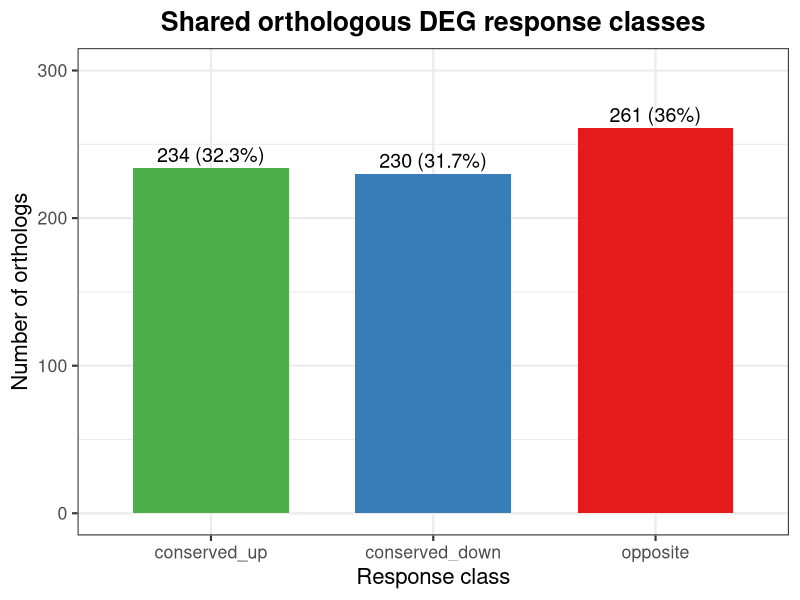
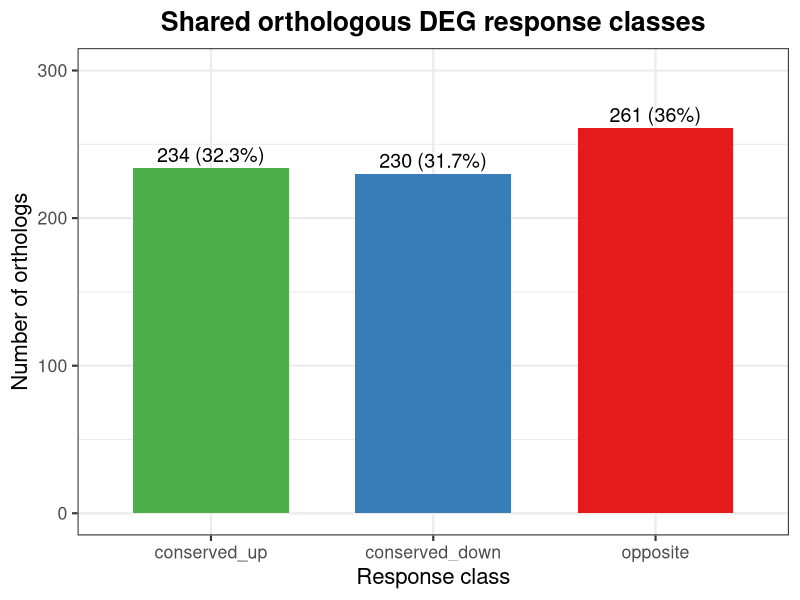
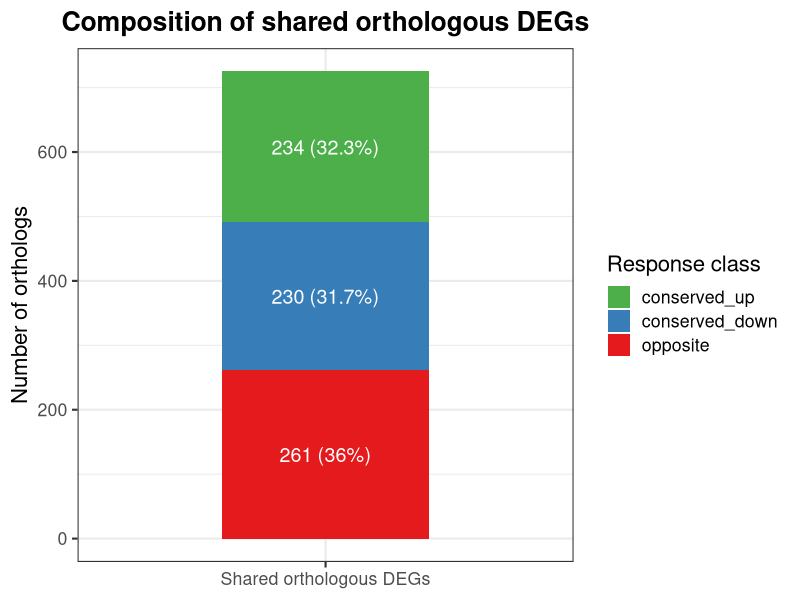
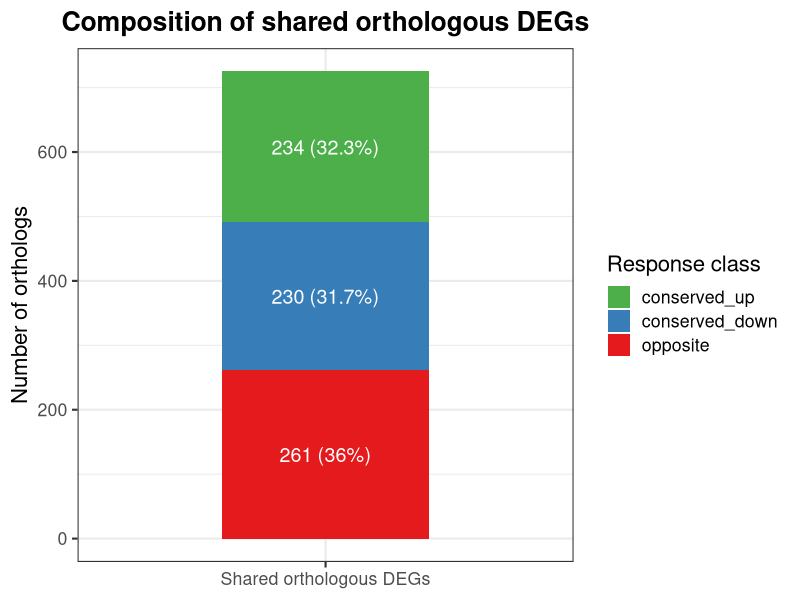

These figures' R source, in order:
#!/usr/bin/env Rscript

suppressPackageStartupMessages({
  library(tidyverse)
})

dir.create("figures/response_summary", recursive = TRUE, showWarnings = FALSE)
dir.create("results/response_summary", recursive = TRUE, showWarnings = FALSE)

df <- read_tsv(
  "results/orthology/conserved_deg_orthologs.tsv",
  show_col_types = FALSE
)

summary <- df %>%
  count(response_class, name = "n_orthologs") %>%
  mutate(
    response_class = factor(
      response_class,
      levels = c("conserved_up", "conserved_down", "opposite")
    ),
    percent = 100 * n_orthologs / sum(n_orthologs),
    label = paste0(n_orthologs, " (", round(percent, 1), "%)")
  ) %>%
  arrange(response_class)

write_tsv(
  summary,
  "results/response_summary/response_class_summary.tsv"
)

p_bar <- ggplot(
  summary,
  aes(x = response_class, y = n_orthologs, fill = response_class)
) +
  geom_col(width = 0.7) +
  geom_text(
    aes(label = label),
    vjust = -0.4,
    size = 5,
    show.legend = FALSE
  ) +
  scale_fill_manual(
    values = c(
      conserved_up = "#4DAF4A",
      conserved_down = "#377EB8",
      opposite = "#E41A1C"
    )
  ) +
  labs(
    title = "Shared orthologous DEG response classes",
    x = "Response class",
    y = "Number of orthologs"
  ) +
  theme_bw(base_size = 16) +
  theme(
    legend.position = "none",
    plot.title = element_text(hjust = 0.5, face = "bold")
  ) +
  ylim(0, max(summary$n_orthologs) * 1.15)

ggsave(
  "figures/response_summary/response_class_summary_barplot.png",
  p_bar,
  width = 7,
  height = 5,
  dpi = 600
)

ggsave(
  "figures/response_summary/response_class_summary_barplot.pdf",
  p_bar,
  width = 7,
  height = 5
)

p_stack <- ggplot(
  summary,
  aes(x = "Shared orthologous DEGs", y = n_orthologs, fill = response_class)
) +
  geom_col(width = 0.5) +
  geom_text(
    aes(label = label),
    position = position_stack(vjust = 0.5),
    size = 5,
    color = "white",
    show.legend = FALSE
  ) +
  scale_fill_manual(
    values = c(
      conserved_up = "#4DAF4A",
      conserved_down = "#377EB8",
      opposite = "#E41A1C"
    )
  ) +
  labs(
    title = "Composition of shared orthologous DEGs",
    x = NULL,
    y = "Number of orthologs",
    fill = "Response class"
  ) +
  theme_bw(base_size = 16) +
  theme(
    plot.title = element_text(hjust = 0.5, face = "bold")
  )

ggsave(
  "figures/response_summary/response_class_summary_stacked.png",
  p_stack,
  width = 6,
  height = 6,
  dpi = 600
)

ggsave(
  "figures/response_summary/response_class_summary_stacked.pdf",
  p_stack,
  width = 6,
  height = 6
)

cat("\nGenerated response class summary figures:\n")
cat("figures/response_summary/response_class_summary_barplot.png\n")
cat("figures/response_summary/response_class_summary_stacked.png\n")
